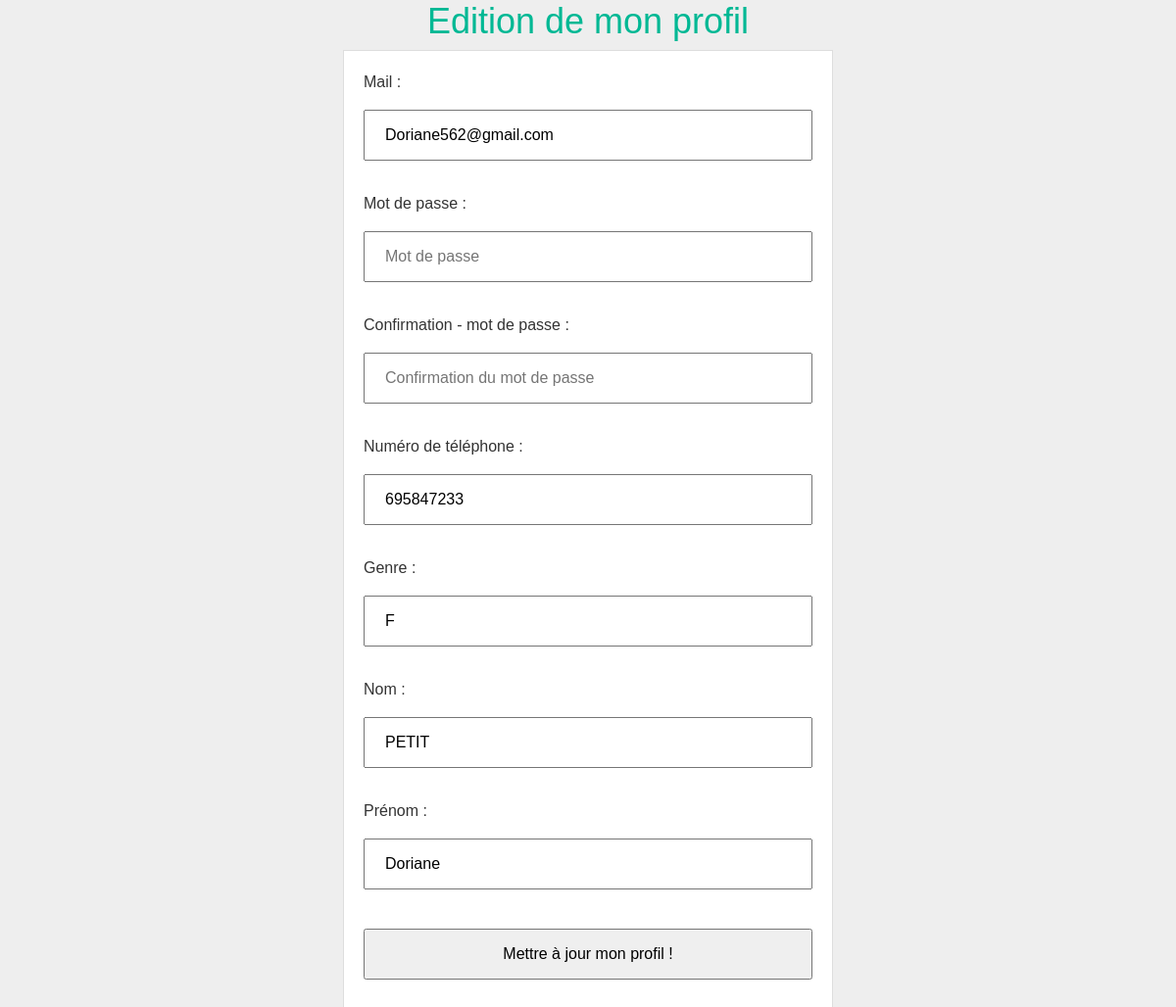
The page /Page_accueil/edition_profil.php (signed in) on the database its author committed.
### tables this page shows
CREATE TABLE Utilisateur(
   idPersonne INT,
   identifiant VARCHAR(50) ,
   mdp VARCHAR(50) ,
   PRIMARY KEY(idPersonne),
   FOREIGN KEY(idPersonne) REFERENCES InfoPersonne(idPersonne)
);

CREATE TABLE InfoPersonne(
   idPersonne INT AUTO_INCREMENT,
   nom VARCHAR(50) ,
   dateNais DATE,
   genre CHAR(1) ,
   mail VARCHAR(50)  NOT NULL,
   numTel DECIMAL(10,0)  ,
   prenom VARCHAR(50) ,
   PRIMARY KEY(idPersonne),
   UNIQUE(mail)
);

### WEB/Page_accueil/edition_profil.php (the view, shortened to what this page needs)
<?php
$bdd = new PDO('mysql:host=127.0.0.1;dbname=MaisonEco;charset=utf8', 'root', '');
if(isset($_SESSION['Id']))
{
    $getid = intval($_SESSION['Id']);
    $requser = $bdd->prepare('SELECT * FROM InfoPersonne JOIN Utilisateur ON InfoPersonne.idPersonne = Utilisateur.idPersonne WHERE InfoPersonne.idPersonne = ?');
    $requser->execute(array($getid));
    $userinfo = $requser->fetch();
}
else
{
    $msg = "Votre Compte a bien été mis a jour !";
}
?>
<!DOCTYPE html>
<html>
    <link rel="stylesheet" href="https://stackpath.bootstrapcdn.com/bootstrap/4.5.2/css/bootstrap.min.css">
    </head>
    <body>
        <div align="center">
            <h2>Edition de mon profil</h2>
            <div align="left">
                <form method="POST" action="">
                    <label>Mail :</label>
                    <input type="text" name="newmail" placeholder="Mail" value="<?php echo $userinfo['mail']; ?>" /><br /><br />
                    <label>Mot de passe :</label>
                    <input type="password" name="newmdp1" placeholder="Mot de passe"/><br /><br />
                    <label>Confirmation - mot de passe :</label>
                    <input type="password" name="newmdp2" placeholder="Confirmation du mot de passe" /><br /><br />
                    <label>Numéro de téléphone :</label>
                    <input type="text" name="newnumtel" placeholder="Numéro de téléphone" value="<?php echo $userinfo['numTel']; ?>" /><br /><br />
                    <label>Genre :</label>
                    <input type="text" name="newgenre" placeholder="Genre" value="<?php echo $userinfo['genre']; ?>" /><br /><br />
                    <label>Nom :</label>
                    <input type="text" name="newnom" placeholder="Nom" value="<?php echo $userinfo['nom']; ?>" /><br /><br />
                    <label>Prénom :</label>
                    <input type="text" name="newprenom" placeholder="Prénom" value="<?php echo $userinfo['prenom']; ?>" /><br /><br />
                    <input type="submit" value="Mettre à jour mon profil !" />
                </form>
            </div>
        </div>
    </body>

### WEB/Page_accueil/edition_profil.php (style rules this page uses)
body { font-family: Arial, sans-serif; color: #333; background-color: #eee; }
h2 { font-size: 36px; text-align: center; color: #00b894; }
form { max-width: 500px; margin: 0 auto; background-color: #fff; border: 1px solid #ddd; padding: 20px; }
input, select { width: 100%; padding: 12px 20px; margin: 8px 0; box-sizing: border-box; }

### rows shown on the page
utilisateur: newmail "Doriane562@gmail.com", newnumtel "695847233", newgenre "F", newnom "PETIT", newprenom "Doriane"
